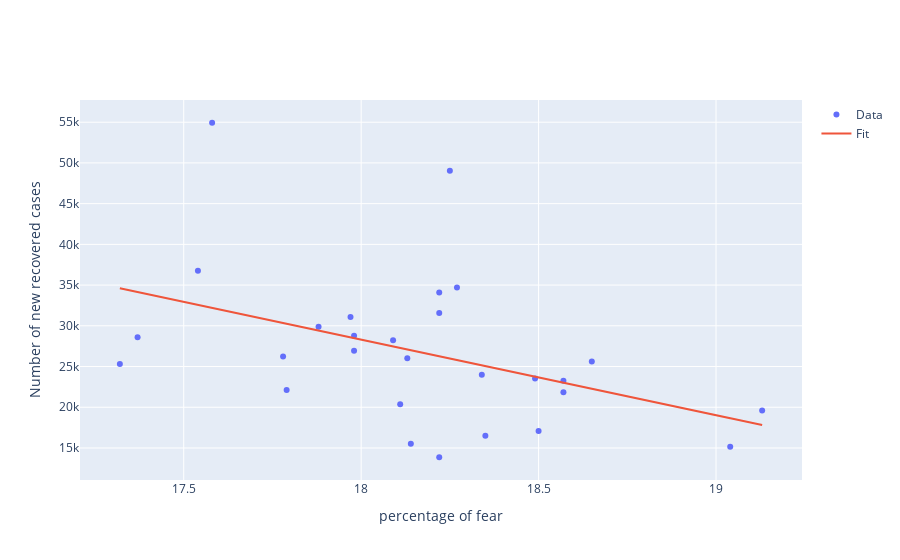

Notebook code for this chart:
### Code cell
conclusion('fear', 'New_Recovered', 3)
